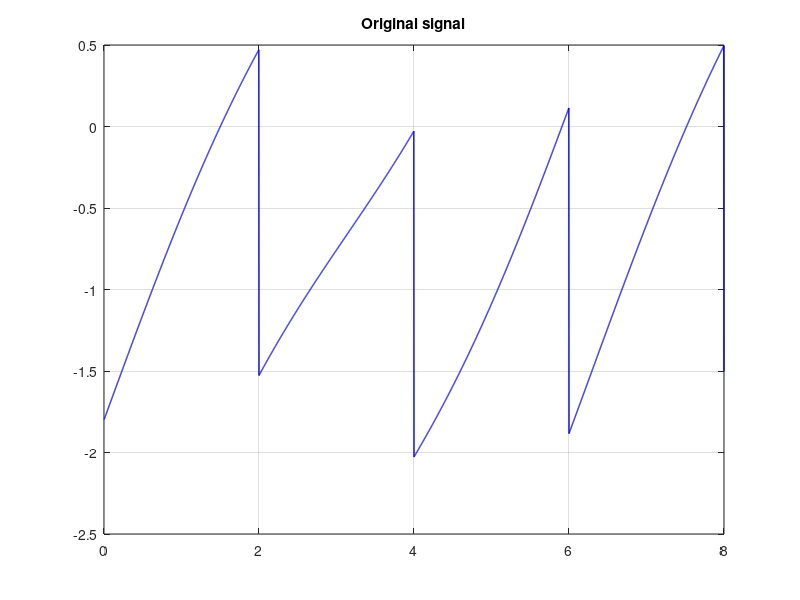
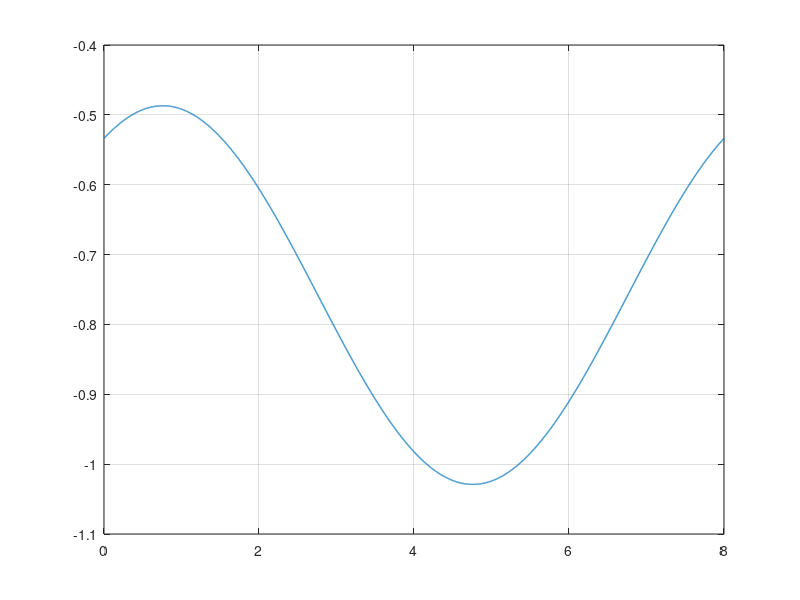

Write the MATLAB code that produced these figures, in order. (Note: this script raises an error after producing the figures.)
% -- Fourier series example --
clear
clc

% creating the input signal
T=8;
dt=0.002;
t=dt:dt:T;
ft=mod(t,2)-1+0.3*sin(t)-0.8;

% plotting signal
figure(1);
plot(t, ft, 'blue', 'LineWidth', 1);
hold on
grid on
title('Original signal');

% converting to Fourier series representation
w0=2*pi./T;
a0=(1/T)*dt*sum(ft);
K=4;
N=10^(K-1);
A=zeros(1,N);
B=zeros(1,N);

% finding fourier coefficients
for n=1:N
    an=(2/T)*dt*sum(ft .* cos(n*w0*t));
    bn=(2/T)*dt*sum(ft .* sin(n*w0*t));
    A(n)=an;
    B(n)=bn;
end

% constructing output for increasing amt of terms
for k=1:K
    % output for N=10^(k-1)
    Ft=a0;
    for n=1:10^(k-1)
        Ft=Ft+A(n)*cos(n*w0*t);
        Ft=Ft+B(n)*sin(n*w0*t);
    end
    
    % plotting output
    figure(k+1);
    plot(t,Ft, 'LineWidth', 1);
    hold on
    grid on
    title(join(['Fourier series (N=', int2str(10^(k-1)), ")"], ''));
end